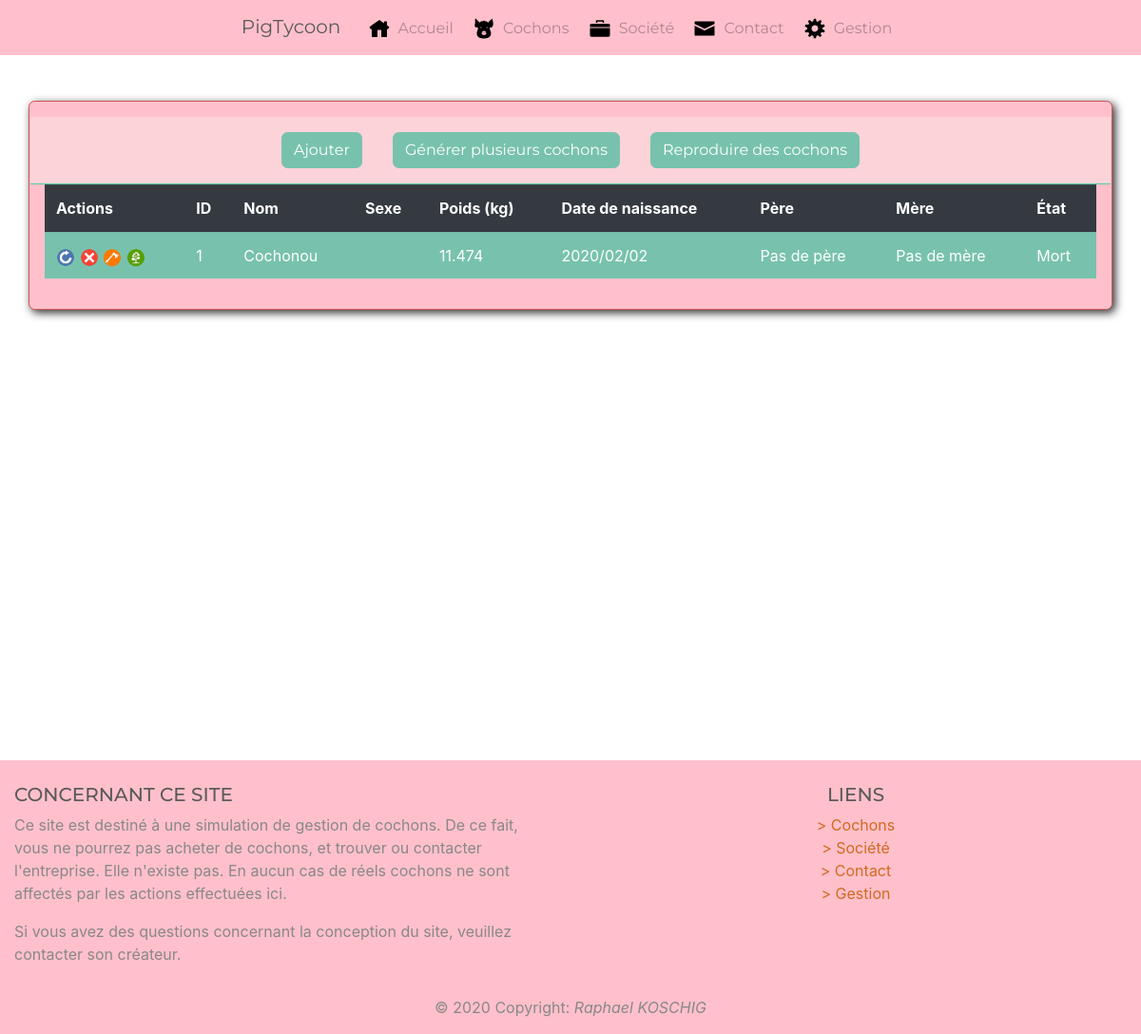
Before: /index.php?action=adminListPigs with the older database file.
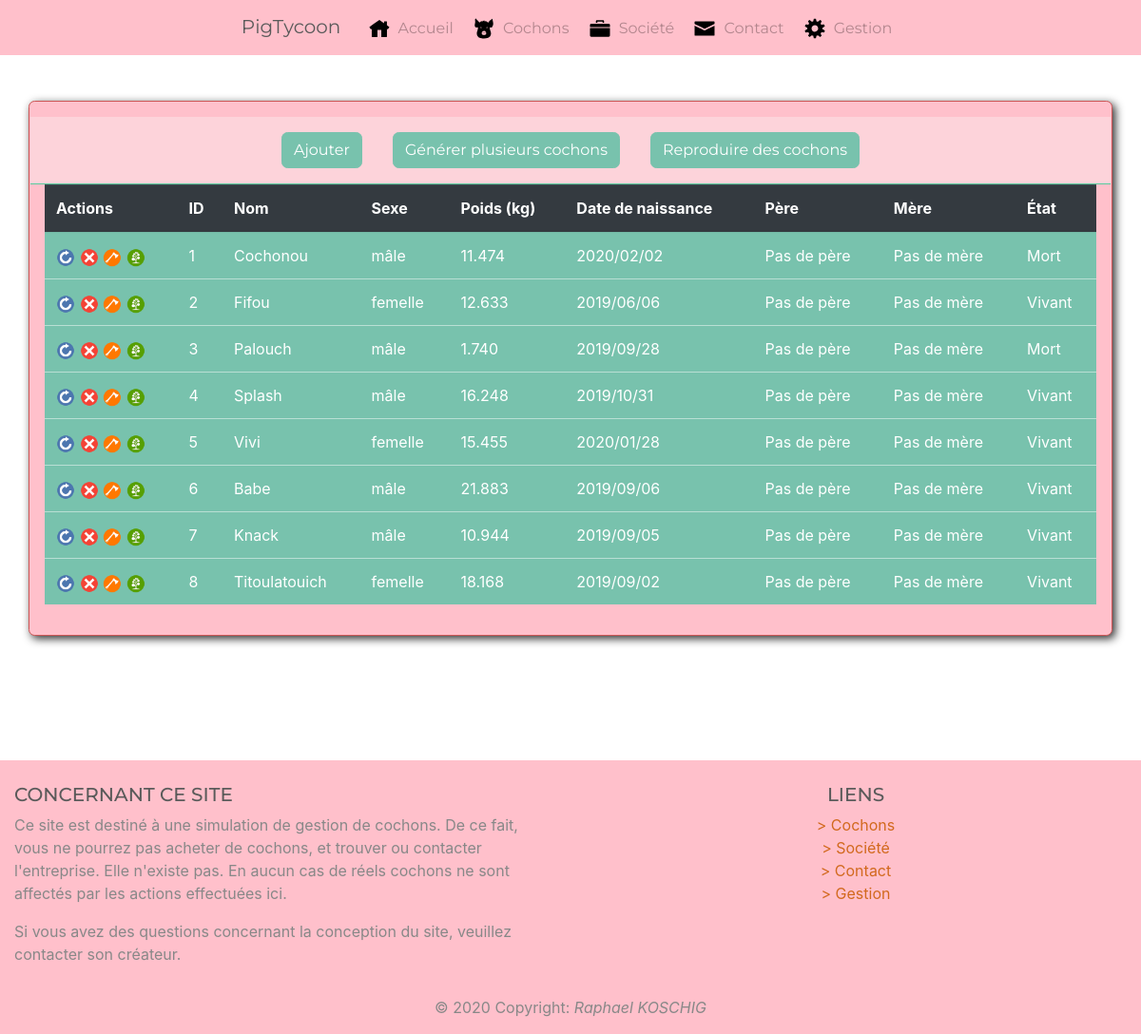
After: the same page with the newer database file.
### tables this page shows
CREATE TABLE `pig` (
  `id_pig` int(11) NOT NULL,
  `name_pig` varchar(100) NOT NULL,
  `sex_pig` tinyint(4) NOT NULL,
  `weight_pig` decimal(7,3) NOT NULL,
  `mother_pig` int(11) DEFAULT NULL,
  `father_pig` int(11) DEFAULT NULL,
  `birthdate_pig` datetime DEFAULT NULL,
  `deathdate_pig` datetime DEFAULT NULL,
  `state_pig` tinyint(4) NOT NULL DEFAULT '1',
  `thumbnail_pig` int(11) NOT NULL,
  `updated_at_pig` datetime DEFAULT NULL
);

CREATE TABLE `sex` (
  `id_sex` int(11) NOT NULL,
  `type_sex` varchar(100) NOT NULL
);

### controllers/backoffice.php (called while the page is built, shortened)
<?php
require_once('models/Manager.php');
require_once('models/PigManager.php');
function adminListPigs()
{
    $pigManager = new PigManager;
    $pigs = $pigManager->getPigs();
    require('views/backoffice/adminListPigs.php');
};

### models/Manager.php (called while the page is built)
<?php
class Manager
{
    protected function dbConnect()
    {
        $db = new PDO('mysql:host=localhost;dbname=pigtycoon;charset=utf8', 'root', '');
        return $db;
    }
}

### models/PigManager.php (called while the page is built, shortened)
<?php
class PigManager extends Manager
{
    private $db;
    public function __construct()
    {
        $this->db = $this->dbConnect();
    }
    function getPigs()
    {
        $req = $this->db->query('SELECT
                           pig1.id_pig, pig1.name_pig,
                           type_sex, pig1.weight_pig,
                           pig1.mother_pig, pig1.father_pig,
                           pig2.name_pig AS mother_name,
                           pig3.name_pig AS father_name,
                           pig1.state_pig, name_photo,
                           DATE_FORMAT(pig1.birthdate_pig, \'%Y/%m/%d\') AS raw_birthdate_pig,
                           DATE_FORMAT(pig1.birthdate_pig, \'%d/%m/%Y à %Hh%imin\') AS birthdate_pig,
                           DATE_FORMAT(pig1.deathdate_pig, \'%d/%m/%Y à %Hh%imin\') AS deathdate_pig,
                           (DATEDIFF(pig1.deathdate_pig, NOW())) AS deathtime_pig
                           FROM pig AS pig1
                           LEFT OUTER JOIN pig AS pig2
                           ON pig2.id_pig = pig1.mother_pig
                           LEFT OUTER JOIN pig AS pig3
                           ON pig3.id_pig = pig1.father_pig
                           LEFT JOIN photo
                           ON photo.id_photo = pig1.thumbnail_pig
                           LEFT JOIN sex
                           ON pig1.sex_pig = sex.id_sex
                           WHERE pig1.state_pig = 1
                           ORDER BY id_pig;');
        return $req;
    }
}

### views/backoffice/adminListPigs.php (the view, shortened to what the changed rows need)
<div class="container containerPig bg-primary">
    <table id="tableAdminPigs" class="table table-striped table-hover">
        <thead>
            <tr class="table-dark">
                <th scope="col">Actions</th>
                <th scope="col">ID</th>
                <th scope="col">Nom</th>
                <th scope="col">Sexe</th>
                <th scope="col">Poids (kg)</th>
                <th scope="col">Date de naissance</th>
                <th scope="col">Père</th>
                <th scope="col">Mère</th>
                <th scope="col">État</th>
            </tr>
        </thead>
        <tbody>
            <?php
            while ($pig = $pigs->fetch()) {
            ?>
                <tr class="table-primary">
                    <td>
                        <a href="index.php?action=updatePig&id=<?php echo $pig['id_pig']; ?>">
                            <img src="public/images/icons/update.png" alt="Update" title="Update" style="width:20px;height:20px">
                        </a>
                        <a href="index.php?action=deletePig&id=<?php echo $pig['id_pig']; ?>">
                            <img src="public/images/icons/delete.png" alt="Delete" title="Delete" style="width:20px;height:20px">
                        </a>
                        <a href="index.php?action=killPig&id=<?php echo $pig['id_pig']; ?>">
                            <img src="public/images/icons/kill.png" alt="Kill" title="Kill" style="width:20px;height:20px">
                        </a>
                        <a href="index.php?action=genealogyPig&id=<?php echo $pig['id_pig']; ?>">
                            <img src="public/images/icons/tree.png" alt="Genealogy" title="Genealogy" style="width:20px;height:20px">
                        </a>
                    </td>
                    <td><?php echo $pig['id_pig']; ?></td>
                    <td><?php echo $pig['name_pig']; ?></td>
                    <td><?php echo $pig['type_sex']; ?></td>
                    <td><?php echo $pig['weight_pig']; ?></td>
                    <td><?php echo $pig['raw_birthdate_pig']; ?></td>
                    <td>
                        <?php
                        if ($pig['father_pig'] == null) {
                            echo 'Pas de père';
                        } else {
                            echo $pig['father_name'];
                        }
                        ?>
                    </td>
                    <td>
                        <?php
                        if ($pig['mother_pig'] == null) {
                            echo 'Pas de mère';
                        } else {
                            echo $pig['mother_name'];
                        }
                        ?>
                    </td>
                    <td>
                        <?php
                        if ($pig['deathtime_pig'] > 0) {
                            echo 'Vivant';
                        } else {
                            echo 'Mort';
                        }
                        ?>
                    </td>
                </tr>
            <?php
            }
            ?>
        </tbody>
    </table>
</div>
<?php require('views/frontoffice/template.php'); ?>

Changed rows visible on the page:
changed pig "Cochonou": sex.type_sex (not shown) → "mâle"
added pig: id_pig "2", name_pig "Fifou", sex.type_sex "femelle", weight_pig "12.633", raw_birthdate_pig "2019/06/06", shows "Pas de père", shows "Pas de mère", shows "Vivant"
added pig: id_pig "3", name_pig "Palouch", sex.type_sex "mâle", weight_pig "1.740", raw_birthdate_pig "2019/09/28", shows "Pas de père", shows "Pas de mère", shows "Mort"
added pig: id_pig "4", name_pig "Splash", sex.type_sex "mâle", weight_pig "16.248", raw_birthdate_pig "2019/10/31", shows "Pas de père", shows "Pas de mère", shows "Vivant"
added pig: id_pig "5", name_pig "Vivi", sex.type_sex "femelle", weight_pig "15.455", raw_birthdate_pig "2020/01/28", shows "Pas de père", shows "Pas de mère", shows "Vivant"
added pig: id_pig "6", name_pig "Babe", sex.type_sex "mâle", weight_pig "21.883", raw_birthdate_pig "2019/09/06", shows "Pas de père", shows "Pas de mère", shows "Vivant"
added pig: id_pig "7", name_pig "Knack", sex.type_sex "mâle", weight_pig "10.944", raw_birthdate_pig "2019/09/05", shows "Pas de père", shows "Pas de mère", shows "Vivant"
added pig: id_pig "8", name_pig "Titoulatouich", sex.type_sex "femelle", weight_pig "18.168", raw_birthdate_pig "2019/09/02", shows "Pas de père", shows "Pas de mère", shows "Vivant"
